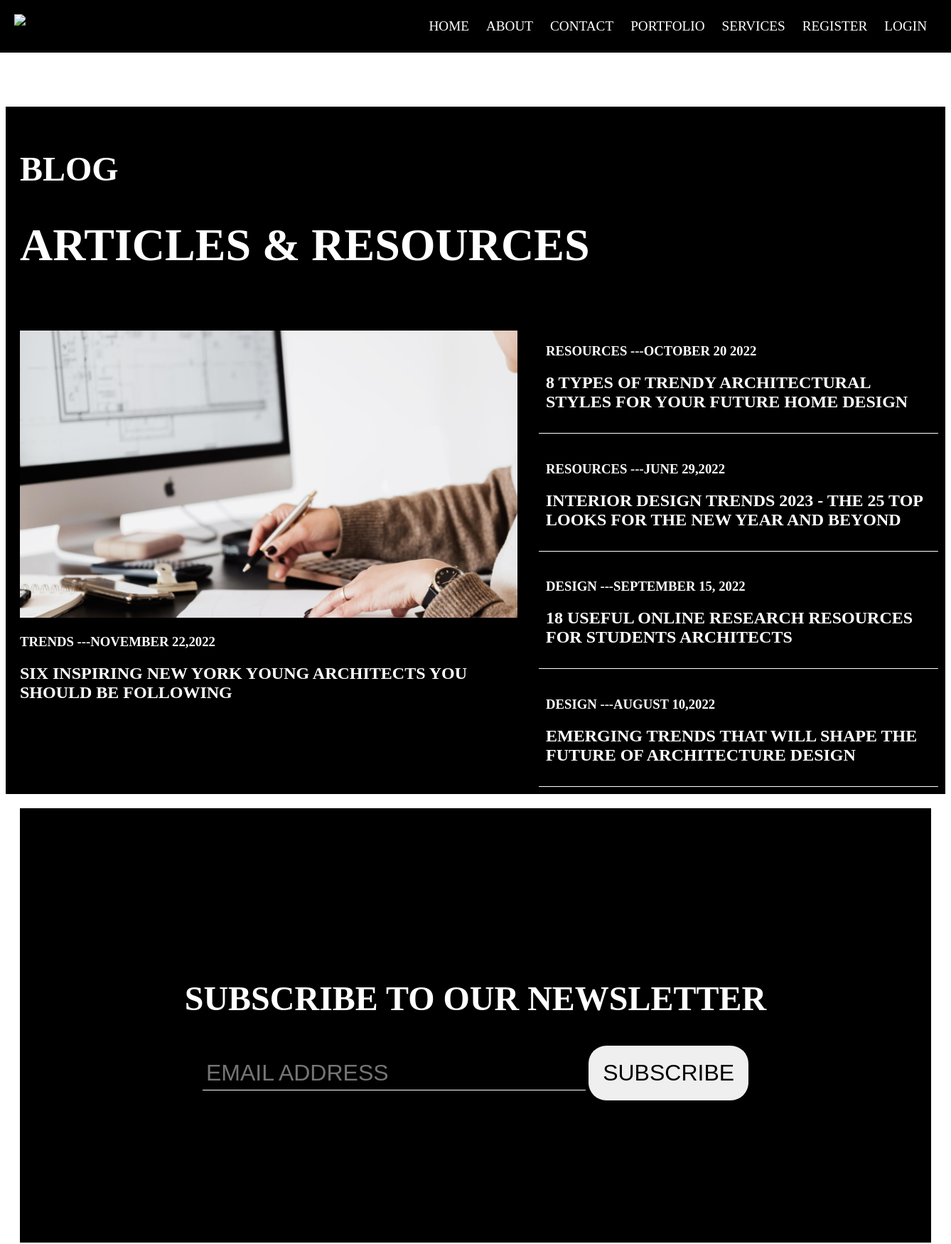
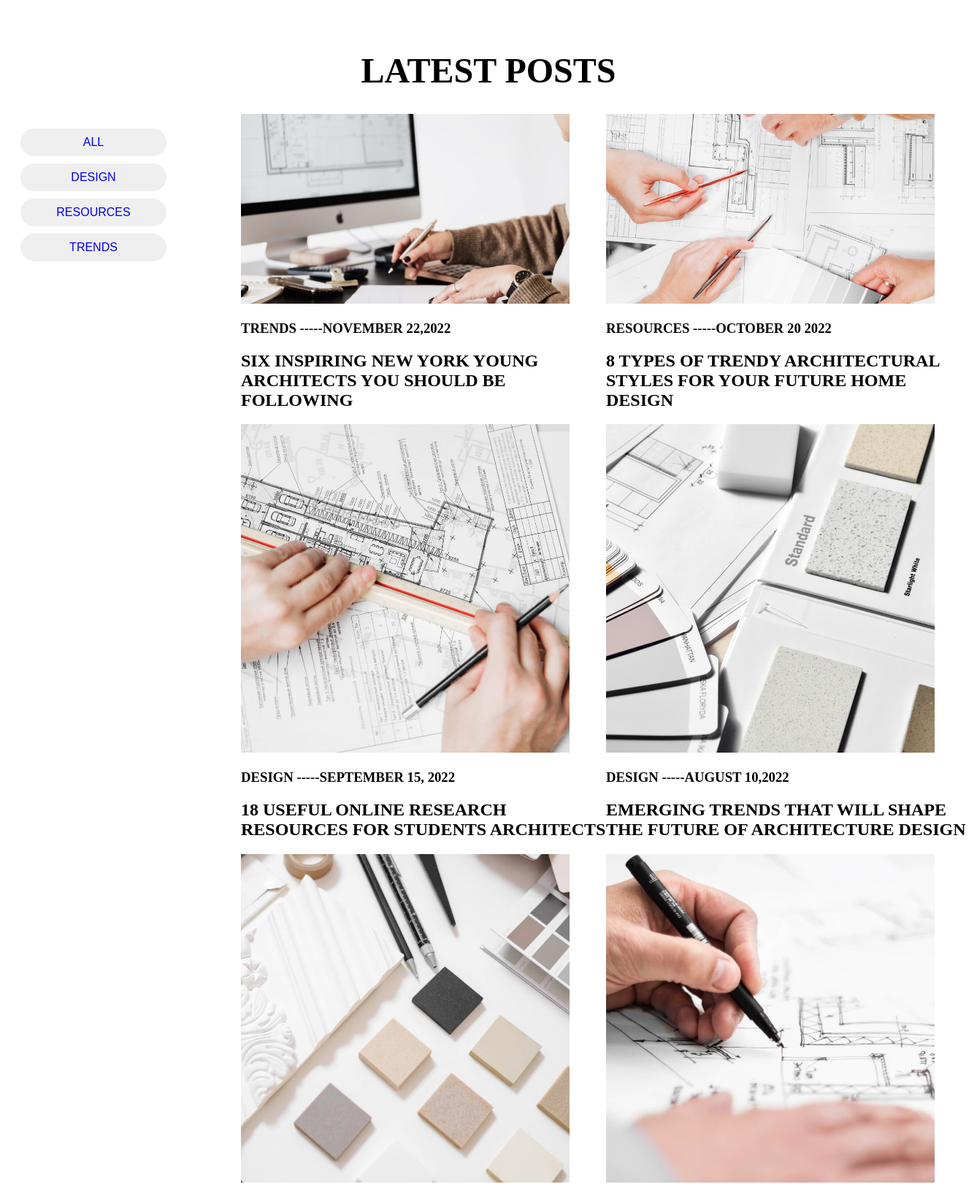
Page /blog (upper part) on the committed database (2 pictures, top to bottom).
### designs/models.py (models this page shows, shortened)
class Articles(models.Model):
    article_category = models.CharField(max_length=20)
    article_date = models.CharField(max_length=30)
    article_header = models.CharField(max_length=150)
    article_image =models.ImageField(null=True, blank=True, max_length=150, upload_to="images/")

### designs/views.py (the view)
# urls.py: path('blog',views.blog, name="blog"),
def blog(request):
    blog_details = Articles.objects.all()
    designs = Articles.objects.filter(article_category = "DESIGN")
    resources = Articles.objects.filter(article_category = "RESOURCES")
    trends = Articles.objects.filter(article_category ="TRENDS",pk = 2)
    return render(request, 'design/blog.html',{'blog_details':blog_details,'trends':trends,'designs':designs,'resources':resources})

### designs/templates/design/blog.html (shortened to what this page needs)
{% extends 'design/home-blog.html' %}
{%load static %}
        {%block content%}
            <div class="my-blog">
                <h2>BLOG</h2>
                <h1>ARTICLES & RESOURCES</h1>
            </div>
            <div class="blog-container">
                <div class="indiv-blog">
                    {%for blog in trends%}
                        <div>
                            <img src={{blog.article_image}} class="my-blog-image">
                            <h3>{{blog.article_category}} ---{{blog.article_date}}</h3>
                            <h2>{{blog.article_header}}</h2>
                        </div>
                    {% endfor %}
                </div>
                <div class="details-blogs">
                    {%for blog in resources%}
                        <div class="indiv-details">
                            <h3>{{blog.article_category}} ---{{blog.article_date}}</h3>
                            <h2>{{blog.article_header}}</h2>
                        </div>
                    {%endfor%}
                    {%for blog in designs%}
                        <div class="indiv-details">
                            <h3>{{blog.article_category}} ---{{blog.article_date}}</h3>
                            <h2>{{blog.article_header}}</h2>
                        </div>
                    {%endfor%}
                </div>
            </div>
            <div class="subscribe">
                <h2>SUBSCRIBE TO OUR NEWSLETTER</h2>
                <form action="" method=POST>
                    <input type="email" placeholder="EMAIL ADDRESS" name="email" id="email" class="my-input">
                    <input type="submit" value="SUBSCRIBE" class="my-submit">
                </form>
            </div>
            <br>
            <center>
                <h1 style="font-size:3rem;">LATEST POSTS</h1>
            </center>
            <div class="article-container">
                <div class="my-buttons">
                    <button class="indiv-btn">
                        <a href="{%url 'blog'%}">ALL</a>
                    </button>
                    <button class="indiv-btn">
                        <a href="{%url 'designs'%}">DESIGN</a>
                    </button>
                    <button class="indiv-btn">
                        <a href="{%url 'resources'%}">RESOURCES</a>
                    </button>
                    <button class="indiv-btn">
                        <a href="{%url 'trends'%}">TRENDS</a>
                    </button>
                </div>
                <div class="actual-articles">
                    {%for article in blog_details%}
                        <div class="indiv-article">
                            <img src={{article.article_image}} class="article-img">
                            <h3>{{article.article_category}} -----{{article.article_date}}</h3>
                            <h2>{{article.article_header}}</h2>
                        </div>
                    {%endfor%}
                </div>
            </div>
        {%endblock%}

### designs/templates/design/home-blog.html (shortened to what this page needs)
{% load static%}
<!DOCTYPE html>
<html>
    <head>
        <link rel="stylesheet" href="{% static 'fontawesome-free-6.2.0-web\css\all.min.css'%}"/>
        <link rel="stylesheet" href="{% static 'blog.css' %}"/>
    </head>
    <body>
        {%include 'design/navbar.html'%}
        <div class="container">
            {%block content%}
            {%endblock%}
        </div>
        <br><br>
        {%include 'design/footer.html'%}
    </body>
</html>

### designs/templates/design/navbar.html (shortened to what this page needs)
{% load static%}
<!DOCTYPE html>
<html>
    <head>
        <link rel="stylesheet" href="{% static 'fontawesome-free-6.2.0-web\css\all.min.css'%}"/>
        <link rel="stylesheet" href="{% static 'nav.css' %}"/>
    </head>
    <body>
        <nav>
            <div class="logo">
                <img src="{% static 'images\62f3e7e4d640655742f754d2_logo-white-architect-webflow-ecommerce-template.svg'%}"/>
            </div>
            <ul class="links">
                <li>
                    <a href="{% url 'index'%}" id="hide">HOME</a>
                </li>
                <li>
                    <a href="{% url 'about'%}" id="hide">ABOUT</a>
                </li>
                <li>
                    <a href="{% url 'contact'%}" id="hide">CONTACT</a>
                </li>
                {% if user.is_authenticated %}
                    <li>
                        <div class="dropdown">
                            <h4 class="dropheader" id="hide">PORTFOLIO
                                <i class="fa-solid fa-chevron-down"></i>
                            </h4>
                            <div class="dropdown-content">
                                <a href="{%url 'portfolio'%}" id="hide">PORTFOLIO</a>
                                <br><br>
                                <a href="{% url 'list-portfolios' %}" id="hide"> All PORTFOLIOS</a>
                                <br><br>
                                <a href="{% url 'add-portfolio' %}" id="hide">ADD PORTFOLIO</a>
                            </div>
                        </div>
                    </li>
                {%else%}
                    <li>
                        <a href="{%url 'portfolio'%}" id="hide">PORTFOLIO</a>
                    </li>
                {%endif%}
                {% if user.is_authenticated %}
                    <li>
                        <div class="dropdown">
                            <h4 class="dropheader" id="hide">SERVICES
                                <i class="fa-solid fa-chevron-down"></i>
                            </h4>
                            <div class="dropdown-content">
                                <a href="{% url 'show-services'%}" id="hide">SERVICES</a>
                                <br><br>
                                <a href="{% url 'list-services' %}" id="hide"> All SERVICES</a>
                                <br><br>
                                <a href="{% url 'add-services' %}" id="hide">ADD SERVICE</a>
                            </div>
                        </div>
                    </li>
                {%else%}
                    <li>
                        <a href="{% url 'show-services'%}" id="hide">SERVICES</a>
                    </li>
                {%endif%}
                {% if user.is_authenticated %}
                    {%if user.is_superuser%}
                    {%else%}
                        <li>
                            <a href="{% url 'logout'%}" id="hide">LOGOUT</a>
                        </li>
                    {%endif%}
                {%else%}
                    <li>
                        <a href="{% url 'register-user'%}" id="hide">REGISTER</a>
                    </li>
                    <li>
                        <a href="{% url 'login' %}" id="hide">LOGIN</a>
                    </li>
                {%endif%}
                <li>
                </li>
            </ul>
        </nav>
    </body>
</html>

### designs/templates/design/footer.html (shortened to what this page needs)
{%load static%}
<!DOCTYPE html>
<html>
    <head>
        <link rel="stylesheet" href="{% static 'fontawesome-free-6.2.0-web\css\all.min.css'%}"/>
        <link rel="stylesheet" href="{% static 'footer.css'%}">
    </head>
    <body>
    </body>
</html>

### designs/static/blog.css (style rules this page uses)
html { box-sizing: border-box; }
.container { margin-top: 150px; }
.my-blog { background-color: black; color: #fff; padding: 20px; }
.my-blog h2 { font-size: 3rem; }
.my-blog h1 { font-size: 4rem; }
.blog-container { background-color: black; color: #fff; display: flex; flex-direction: row; justify-content: space-between; }
.indiv-blog { width: 700px; flex-grow: 0; flex-shrink: 0; position: relative; margin: 10px; padding: 10px; }
.my-blog-image { max-width: 100%; }
.indiv-details { border-bottom: 1px solid; margin: 10px; padding: 10px; }
.subscribe { margin: 20px; padding: 200px; background-color: black; color: #fff; text-align: center; }
.subscribe h2 { font-size: 3rem; }
.my-input { width:60%; background-color: black; color: #fff; border: transparent; font-size: 2rem; border-bottom: 1px solid; padding: 5px; }
.my-submit { padding: 20px; border: transparent; border-radius: 25px; font-size: 2rem; }
.article-container { display: flex; flex-direction: row; justify-content: space-between; }
.my-buttons { width: 300px; flex-grow: 0; flex-shrink: 0; margin: 10px; }
.indiv-btn { display: block; padding: 10px; border: transparent; border-radius: 25px; width: 200px; margin: 10px; font-size: 1rem; }
.indiv-btn a { text-decoration: none; }
.actual-articles { display: grid; grid-template-columns: repeat(2,1fr); width: fit-content; }
.indiv-article { width: 500px; }
.article-img { max-width: 90%; }

### designs/static/nav.css (style rules this page uses)
.logo { padding: 20px; max-width: 70%; }
nav { width:100%; display: flex; flex-direction: row; justify-content: space-between; background-color: black; left: 0; top:0; position: absolute; z-index: 1; border-bottom: 2px solid #fff; }
.links li { display: inline-block; list-style-type: none; padding: 10px; }
.links a { text-decoration: none; font-size: 1.2rem; color: #fff; }

### rows in the picture
Articles: article_image (picture), article_category "TRENDS", article_date "NOVEMBER 22,2022", article_header "SIX INSPIRING NEW YORK YOUNG ARCHITECTS YOU SHOULD BE FOLLOWING"
Articles: article_category "RESOURCES", article_date "OCTOBER 20 2022", article_header "8 TYPES OF TRENDY ARCHITECTURAL STYLES FOR YOUR FUTURE HOME DESIGN", article_image (picture)
Articles: article_category "RESOURCES", article_date "JUNE 29,2022", article_header "INTERIOR DESIGN TRENDS 2023 - THE 25 TOP LOOKS FOR THE NEW YEAR AND BEYOND", article_image (picture)
Articles: article_category "DESIGN", article_date "SEPTEMBER 15, 2022", article_header "18 USEFUL ONLINE RESEARCH RESOURCES FOR STUDENTS ARCHITECTS", article_image (picture)
Articles: article_category "DESIGN", article_date "AUGUST 10,2022", article_header "EMERGING TRENDS THAT WILL SHAPE THE FUTURE OF ARCHITECTURE DESIGN", article_image (picture)
Articles: article_image (picture)
